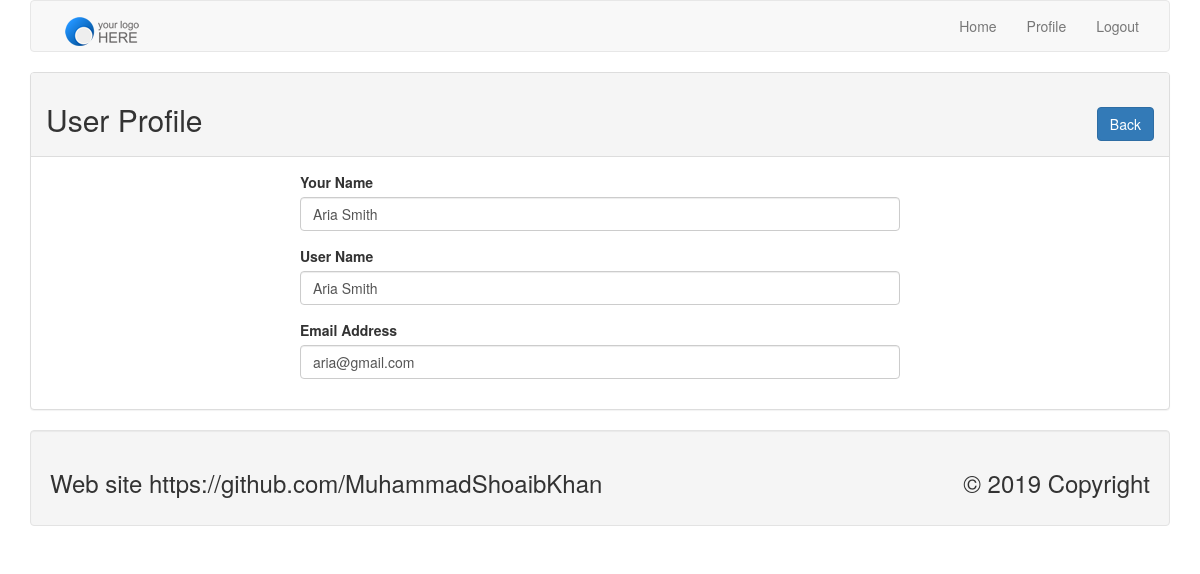
The page /profile.php?id=5 (signed in) on the database its author committed.
### tables this page shows
CREATE TABLE `tbl_user` (
  `id` int(11) NOT NULL,
  `name` varchar(255) NOT NULL,
  `username` varchar(255) NOT NULL,
  `email` varchar(255) NOT NULL,
  `password` varchar(255) NOT NULL
);

### lib/User.php (called while the page is built, shortened)
<?php
 include 'Database.php';
 class User {
 	private $db;
 	public function __construct(){
 		 $this->db = new Database();
 	}
       public function getUserById($id){
       	    $sql = "SELECT * FROM tbl_user WHERE id= :id LIMIT 1";
             $query = $this->db->pdo->prepare($sql);
            $query->bindValue(':id' , $id);
            $query->execute();
            $result = $query->fetch(PDO::FETCH_OBJ);
            return $result;
       }
 }
?>

### lib/Database.php (called while the page is built)
<?php
 class Database {
	private $hostdb = "localhost:3309";
	private $userdb = "root";
	private $passdb = "";
	private $namedb = "db_login";
	public $pdo;
	public function __construct(){
		if (!isset($this->pdo)) {
			try{
			  $link = new PDO("mysql:host=".$this->hostdb.";dbname=".$this->namedb, $this->userdb, $this->passdb);
				$link->setAttribute(PDO::ATTR_ERRMODE, PDO::ERRMODE_EXCEPTION);
				$link->exec("SET CHARACTER SET utf8");
				$this->pdo = $link;
			} catch(PDOException $e){
		  die("Failed to connect with Database".$e->getMessage());
			}
		}
	}
 }
?>

### profile.php (the view, shortened to what this page needs)
<?php include 'inc/header.php';
      include 'lib/User.php';
?>
<?php
if (isset($_GET['id'])) {
	$userid = (int)$_GET['id'];
}
   $user = new User();
?>
<div class="panel panel-default">
	<div class="panel-heading">
		<h2>User Profile  <span class="pull-right"><a class="btn btn-primary" href="index.php">Back </a></span></h2>
</div>
<div class="panel-body">
	<div style="max-width: 600px; margin: 0 auto">
<?php
  $userdata = $user->getUserById($userid);
  if ($userdata) {
?>
	 <form action="" method="POST">
	 	<div class="form-group">
	 		<label for="name"> Your Name </label>
	 		<input type="text" id="name" name="name" class="form-control" value="<?php echo $userdata->name; ?>" />
	 	</div>
	<div class="form-group">
	 		<label for="username"> User Name </label>
	 		<input type="text" id="username" name="username" class="form-control" value="<?php echo $userdata->username; ?>" />
	 	</div>
	<div class="form-group">
	 		<label for="email"> Email Address </label>
	 		<input type="text" id="email" name="email" class="form-control" value="<?php echo $userdata->email; ?>" />
	 	</div>
	</div>
	 <?php } ?>
</div>
 </div>
<?php include 'inc/footer.php'; ?>

### rows shown on the page
tbl_user: name "Aria Smith", username "Aria Smith", email "aria@gmail.com"
